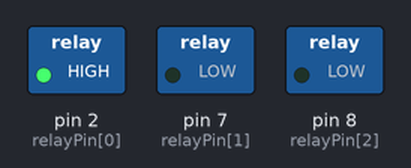
A sketch run on a simulated Arduino Uno, built with avr-gcc and run on an emulated ATmega328P. Parts: switched loads named in the sketch (green lamp = pin HIGH).

Above: at 1.0 s.
At 2.5 s:
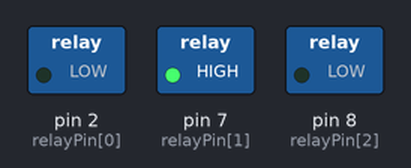
At 4.0 s:
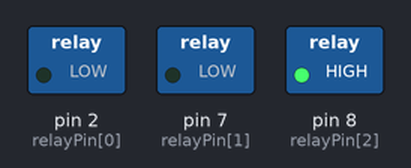
At 6.5 s:
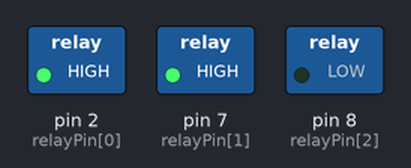
At 9.0 s:
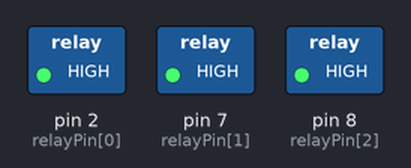
At 16.0 s:
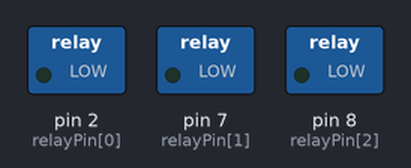
Timing chart, 0 to 21.8 s (numbered marks = the images above):
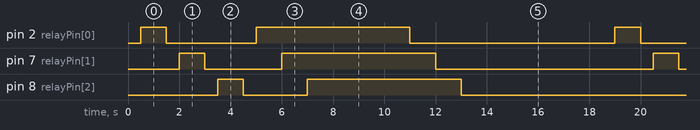

The sketch:

19_three_motors_with_relays.ino
```cpp
// Simple test toggling one relay at the time
// Each relay is controlling one pump
// Cory Paquet-Clouston

byte relayPin[3] = {
  2,7,8};
//D2 -> RELAY1
//D7 -> RELAY2
//D8 -> RELAY3

void setup() {
  // put your setup code here, to run once:
  Serial.begin(115200);
  delay(500);

  for(int i = 0; i < 3; i++){
    pinMode(relayPin[i],OUTPUT);
    digitalWrite(relayPin[i],LOW);
  }
}

void loop() {
  // put your main code here, to run repeatedly:

  // Activating only one pump at the time
  for(int j = 0; j < 3; j++){
    digitalWrite(relayPin[j], HIGH);
    delay(1000);
    digitalWrite(relayPin[j], LOW);
    delay(500);

  }

  // Activating one pump after the other
  for(int k = 0; k < 3; k++){
    digitalWrite(relayPin[k], HIGH);
    delay(1000);
  }

  // All pumps are ON
  delay(3000);

  // Desactivating one pump at the time
  for(int m = 0; m < 3; m++){
    digitalWrite(relayPin[m],LOW);
    delay(1000);
  }

  // All pumps are OFF
  delay(5000);
}
```

Measured:
- by itself, pin 2 (relayPin[0]): repeats every 18.5 s: LOW 3.5 s, HIGH 6.0 s, LOW 8.0 s, HIGH 1.0 s
- by itself, pin 7 (relayPin[1]): LOW → HIGH at 2.0 s, → LOW 1.0 s later, → HIGH 3.0 s later, → LOW 6.0 s later, … (9 changes in this stretch)
- by itself, pin 8 (relayPin[2]): LOW → HIGH at 3.5 s, → LOW 1.0 s later, → HIGH 2.5 s later, → LOW 6.0 s later, … (8 changes in this stretch)
